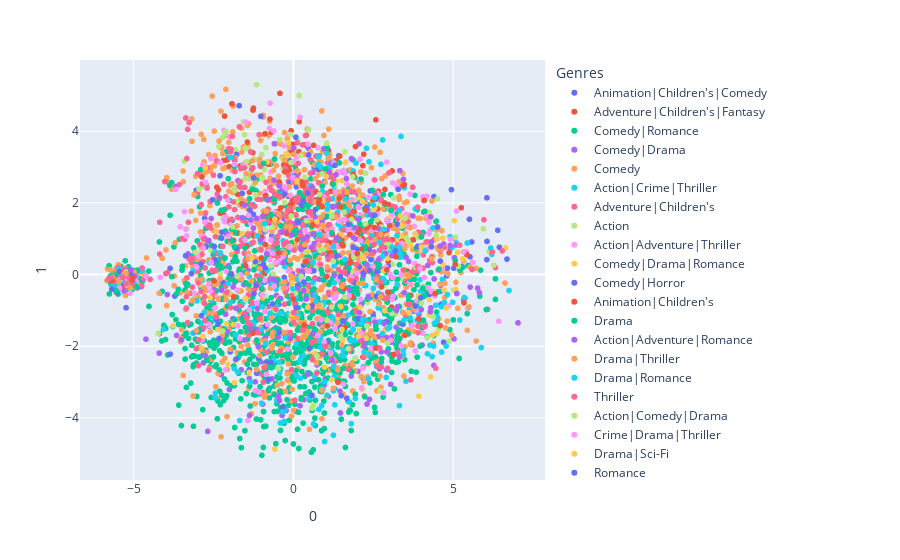

Notebook cell for this chart:
### Code cell
# embedded movie dataframe 만들기
# embedded_movie = movies_genres_df['MovieID'].apply(test_model.get_layer('movie_embedding'))
# columns = [x for x in range(100)]
# embedded_movie_df = pd.DataFrame(columns = columns)
# for data in embedded_movie:
#     embedded_movie_df = embedded_movie_df.append(pd.Series(data), ignore_index=True)

# Get the embedding layer
embedding_layer = test_model.get_layer('movie_embedding')
# Convert movie IDs to tensors and pass through the embedding layer
embedded_movie = []
for movie_id in movies_genres_df['MovieID']:
    # Reshape and convert to tensor
    tensor_id = tf.convert_to_tensor([movie_id])
    embedding = embedding_layer(tensor_id).numpy().flatten()
    embedded_movie.append(embedding)
# Create DataFrame from the list
columns = list(range(len(embedded_movie[0])))
embedded_movie_df = pd.DataFrame(embedded_movie, columns=columns)


embedded_movie_df.head()

# PCA
from sklearn.preprocessing import StandardScaler
from sklearn.decomposition import PCA

movie_scaled = StandardScaler().fit_transform(embedded_movie_df)
pca = PCA(n_components=2)
pca.fit(movie_scaled)
movie_pca = pca.transform(movie_scaled)
pca_columns=[f'{n}' for n in range(2)]
movie_df_pca = pd.DataFrame(movie_pca,columns=pca_columns)
movie_df_pca = pd.concat([movie_df_pca, movies_df["Title"]], axis=1)
movie_df_pca = pd.concat([movie_df_pca, movies_df["Genres"]], axis=1)
movie_df_pca.head()

# Plot
fig = px.scatter(movie_df_pca, x='0', y='1', color='Genres')
fig.show()
